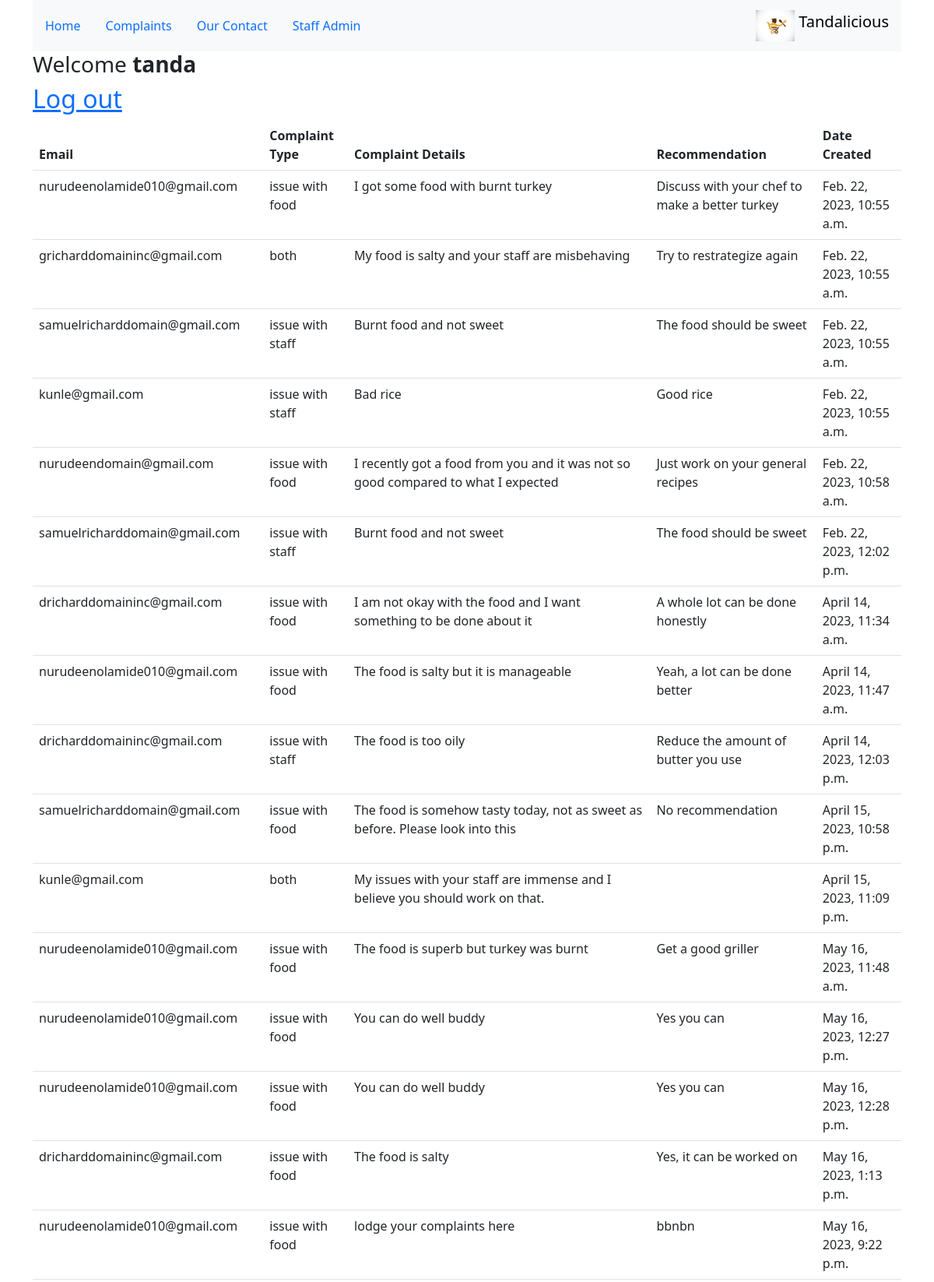
The page /staff/ (signed in, upper part) on the database its author committed.
### webpage/models.py (models this page shows, shortened)
class Tanda(models.Model):
    email = models.EmailField(max_length=40, blank=False)
    complaintType = models.CharField(max_length= 20, choices=Complaint_choices, default='issue with staff')
    complaintDetails = models.TextField(max_length=200, default='Write your complaints here')
    recommendation = models.TextField( max_length=200, blank=True)
    date_created = models.DateTimeField(auto_now_add=True)

### webpage/views.py (the view)
# urls.py: path('staff/', views.staff, name='staff'),
def staff(request):
    form = Tanda.objects.all
    redirect_field_name = 'login'
    return render(request, 'webpage/staff.html', context={'form': form})

### webpage/templates/webpage/staff.html (shortened to what this page needs)
{% extends 'webpage/main.html' %}
    {% block content %}
    <span>
        <h3>Welcome <strong>{{user.username}}</strong></h3>
        <a href="{% url 'logout' %}"><strong><h2>Log out</h2></strong></a>
    </span>
    <div>
        <div>
            <table class="table">
                <thead>
                  <tr>
                    <th scope="col">Email</th>
                    <th scope="col">Complaint Type</th>
                    <th scope="col">Complaint Details</th>
                    <th scope="col">Recommendation</th>
                    <th scope="col">Date Created</th>
                  </tr>
                </thead>
                {% for item in form %}
                <tbody>
                  <tr>
                    <td>{{item.email}}</td>
                    <td>{{item.complaintType}}</td>
                    <td>{{item.complaintDetails}}</td>
                    <td>{{item.recommendation}}</td>
                    <td>{{item.date_created}}</td>
                  </tr>
                </tbody>
                {% endfor %}
              </table>
        </div>
</div>
</div>
{% endblock %}

### rows shown on the page
Tanda: email "nurudeenolamide010@gmail.com", complaintType "issue with food", complaintDetails "I got some food with burnt turkey", recommendation "Discuss with your chef to make a better turkey", date_created "Feb. 22, 2023, 10:55 a.m."
Tanda: email "gricharddomaininc@gmail.com", complaintType "both", complaintDetails "My food is salty and your staff are misbehaving", recommendation "Try to restrategize again", date_created "Feb. 22, 2023, 10:55 a.m."
Tanda: email "samuelricharddomain@gmail.com", complaintType "issue with staff", complaintDetails "Burnt food and not sweet", recommendation "The food should be sweet", date_created "Feb. 22, 2023, 10:55 a.m."
Tanda: email "kunle@gmail.com", complaintType "issue with staff", complaintDetails "Bad rice", recommendation "Good rice", date_created "Feb. 22, 2023, 10:55 a.m."
Tanda: email "nurudeendomain@gmail.com", complaintType "issue with food", complaintDetails "I recently got a food from you and it was not so good compared to what I expected", recommendation "Just work on your general recipes", date_created "Feb. 22, 2023, 10:58 a.m."
Tanda: email "samuelricharddomain@gmail.com", complaintType "issue with staff", complaintDetails "Burnt food and not sweet", recommendation "The food should be sweet", date_created "Feb. 22, 2023, 12:02 p.m."
Tanda: email "dricharddomaininc@gmail.com", complaintType "issue with food", complaintDetails "I am not okay with the food and I want something to be done about it", recommendation "A whole lot can be done honestly", date_created "April 14, 2023, 11:34 a.m."
Tanda: email "nurudeenolamide010@gmail.com", complaintType "issue with food", complaintDetails "The food is salty but it is manageable", recommendation "Yeah, a lot can be done better", date_created "April 14, 2023, 11:47 a.m."
Tanda: email "dricharddomaininc@gmail.com", complaintType "issue with staff", complaintDetails "The food is too oily", recommendation "Reduce the amount of butter you use", date_created "April 14, 2023, 12:03 p.m."
Tanda: email "samuelricharddomain@gmail.com", complaintType "issue with food", complaintDetails "The food is somehow tasty today, not as sweet as before. Please look into this", recommendation "No recommendation", date_created "April 15, 2023, 10:58 p.m."
Tanda: email "kunle@gmail.com", complaintType "both", complaintDetails "My issues with your staff are immense and I believe you should work on that.", date_created "April 15, 2023, 11:09 p.m."
Tanda: email "nurudeenolamide010@gmail.com", complaintType "issue with food", complaintDetails "The food is superb but turkey was burnt", recommendation "Get a good griller", date_created "May 16, 2023, 11:48 a.m."
Tanda: email "nurudeenolamide010@gmail.com", complaintType "issue with food", complaintDetails "You can do well buddy", recommendation "Yes you can", date_created "May 16, 2023, 12:27 p.m."
Tanda: email "nurudeenolamide010@gmail.com", complaintType "issue with food", complaintDetails "You can do well buddy", recommendation "Yes you can", date_created "May 16, 2023, 12:28 p.m."
Tanda: email "dricharddomaininc@gmail.com", complaintType "issue with food", complaintDetails "The food is salty", recommendation "Yes, it can be worked on", date_created "May 16, 2023, 1:13 p.m."
Tanda: email "nurudeenolamide010@gmail.com", complaintType "issue with food", complaintDetails "lodge your complaints here", recommendation "bbnbn", date_created "May 16, 2023, 9:22 p.m."

### other values the page prints
{{ user.username }} "tanda"
